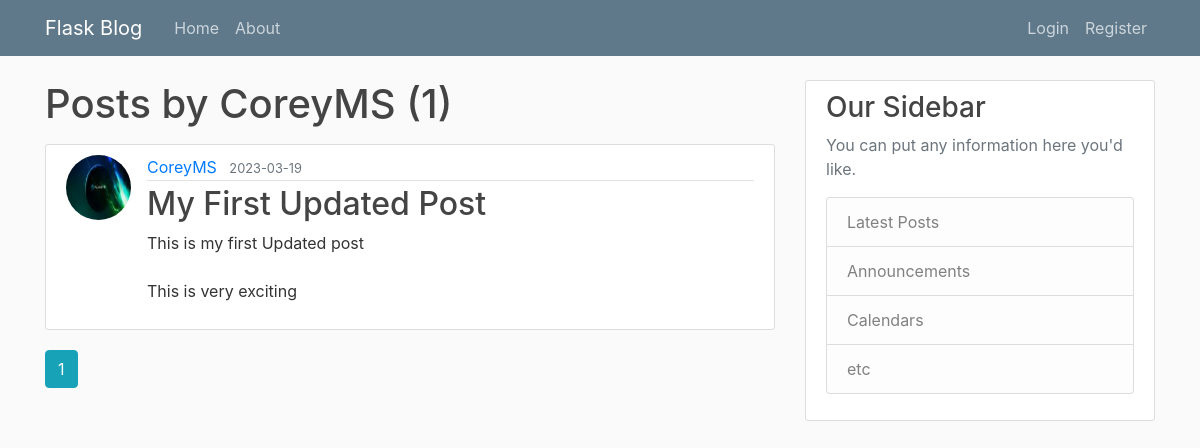
The page /user/CoreyMS on the database as committed earlier.
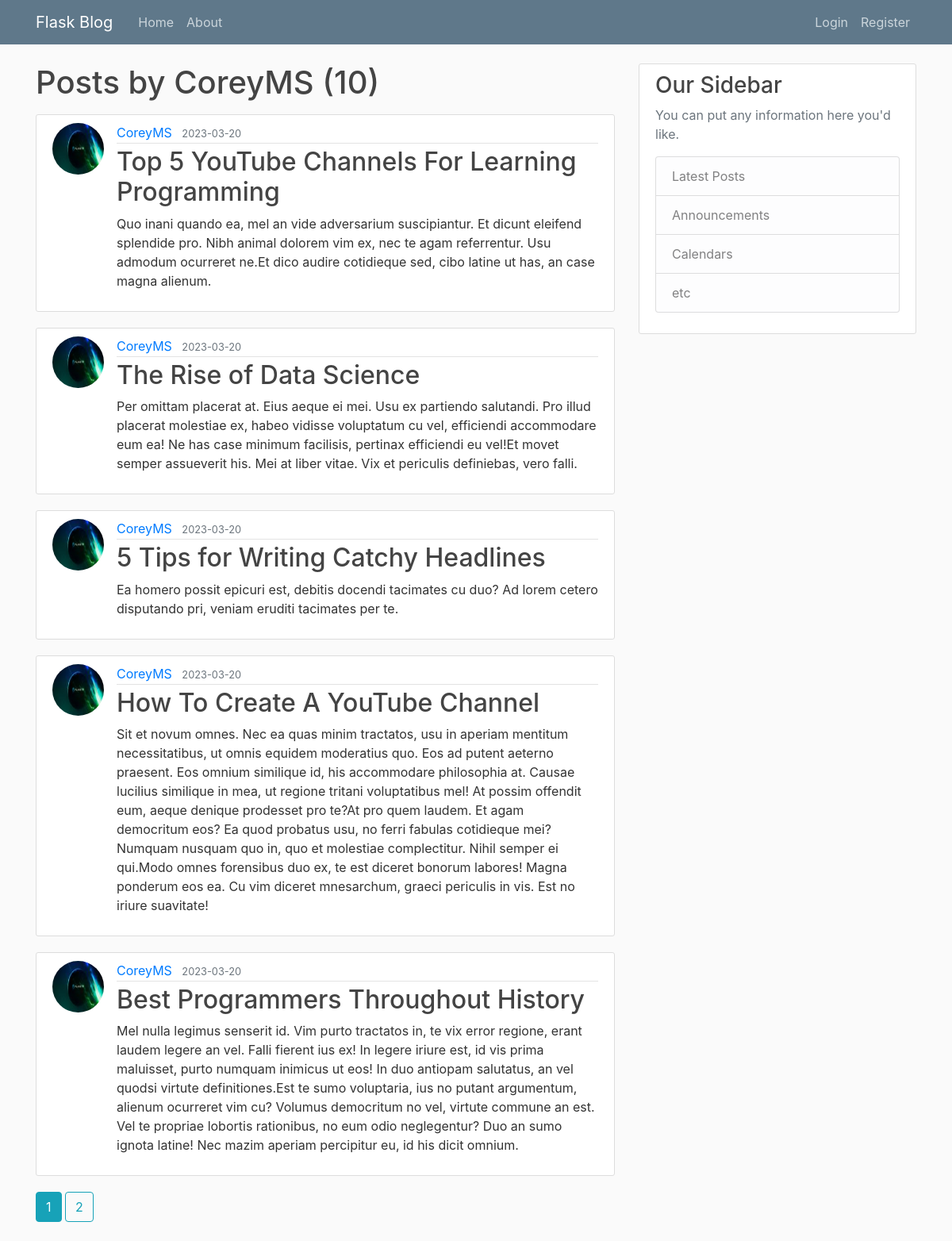
The same page on the database as committed later.
### flaskblog/models.py (models this page shows, shortened)
class User(db.Model, UserMixin):
    id = db.Column(db.Integer, primary_key=True)
    username = db.Column(db.String(20), unique=True, nullable=False)
    email = db.Column(db.String(120), unique=True, nullable=False)
    image_file = db.Column(db.String(20), nullable=False, default="default.jpg")
    password = db.Column(db.String(60), nullable=False)
    posts = db.relationship('Post', backref='author', lazy=True)

class Post(db.Model):
    id = db.Column(db.Integer, primary_key=True)
    title = db.Column(db.String(100), nullable=False)
    date_posted = db.Column(db.DateTime, nullable=False, default=datetime.utcnow)
    content = db.Column(db.Text, nullable=False)
    user_id = db.Column(db.Integer, db.ForeignKey('user.id'), nullable=False)

### flaskblog/routes.py (the view)
@app.route("/user/<string:username>")
def user_posts(username):
    page = request.args.get('page', 1, type=int)
    user = User.query.filter_by(username=username).first_or_404()
    posts = Post.query.filter_by(author=user).order_by(Post.date_posted.desc()).paginate(page=page, per_page=5 )
    return render_template("user_posts.html", posts=posts, user=user)

### flaskblog/templates/user_posts.html
{% extends "layout.html" %}
{% block content %}
    <h1 class="mb-3">Posts by {{ user.username }} ({{ posts.total}})</h1>
    {% for post in posts.items %}
    <article class="media content-section">
        <img class="rounded-circle article-img" src="{{ url_for('static', filename='profile_pics/' + post.author.image_file) }}">
        <div class="media-body">
          <div class="article-metadata">
            <a class="mr-2" href="{{ url_for('user_posts', username=post.author.username)}}">{{ post.author.username }}</a>
            <small class="text-muted">{{ post.date_posted.strftime('%Y-%m-%d') }}</small>
          </div>
          <h2><a class="article-title" href="{{ url_for('post', post_id=post.id) }}">{{ post.title }}</a></h2>
          <p class="article-content">{{ post.content }}</p>
        </div>
    </article>
    {% endfor %}
    {% for page_num in posts.iter_pages(left_edge=1, right_edge=1, left_current=1, right_current=2) %}
      {% if page_num %}
        {% if posts.page == page_num %}
          <a class="btn btn-info mb-4" href="{{ url_for('user_posts', username=user.username, page=page_num) }}">{{ page_num }}</a>
        {% else %}
          <a class="btn btn-outline-info mb-4" href="{{ url_for('user_posts', username=user.username, page=page_num) }}">{{ page_num }}</a>
        {% endif %}
      {% else %}
        ...
      {% endif %}
    {% endfor %}
{% endblock content %}

### flaskblog/templates/layout.html (shortened to what this page needs)
<!DOCTYPE html>
<html lang="en">
<head>
     <link rel="stylesheet" href="https://maxcdn.bootstrapcdn.com/bootstrap/4.0.0/css/bootstrap.min.css">
     <link rel="stylesheet" type="text/css" href="{{ url_for('static', filename='main.css')}}">
</head>
<body>
    <header class="site-header">
        <nav class="navbar navbar-expand-md navbar-dark bg-steel fixed-top">
          <div class="container">
            <a class="navbar-brand mr-4" href="/">Flask Blog</a>
            <div class="collapse navbar-collapse" id="navbarToggle">
              <div class="navbar-nav mr-auto">
                <a class="nav-item nav-link" href="{{ url_for('home')}} ">Home</a>
                <a class="nav-item nav-link" href="{{ url_for('about')}}">About</a>
              </div>
              <div class="navbar-nav">
                {% if current_user.is_authenticated %}
                <a class="nav-item nav-link" href="{{ url_for('new_post')}}">New Post</a>
                <a class="nav-item nav-link" href="{{ url_for('account')}}">Account</a>
                  <a class="nav-item nav-link" href="{{ url_for('logout')}}">Logout</a>
                {% else %}
                  <a class="nav-item nav-link" href="{{ url_for('login')}}">Login</a>
                  <a class="nav-item nav-link" href="{{ url_for('register')}}">Register</a>
                {% endif%}
              </div>
            </div>
          </div>
        </nav>
      </header>
    <main role="main" class="container">
        <div class="row">
            <div class="col-md-8">
            {% block content %}{% endblock %}
            </div>
            <div class="col-md-4">
            <div class="content-section">
                <h3>Our Sidebar</h3>
                <p class='text-muted'>You can put any information here you'd like.
                <ul class="list-group">
                    <li class="list-group-item list-group-item-light">Latest Posts</li>
                    <li class="list-group-item list-group-item-light">Announcements</li>
                    <li class="list-group-item list-group-item-light">Calendars</li>
                    <li class="list-group-item list-group-item-light">etc</li>
                </ul>
                </p>
            </div>
            </div>
        </div>
    </main>
</body>
</html>

### flaskblog/static/main.css (style rules this page uses)
body { background: #fafafa; color: #333333; margin-top: 5rem; }
h1, h2, h3, h4, h5, h6 { color: #444444; }
.bg-steel { background-color: #5f788a; }
.site-header .navbar-nav .nav-link { color: #cbd5db; }
.content-section { background: #ffffff; padding: 10px 20px; border: 1px solid #dddddd; border-radius: 3px; margin-bottom: 20px; }
.article-title { color: #444444; }
.article-content { white-space: pre-line; }
.article-img { height: 65px; width: 65px; margin-right: 16px; }
.article-metadata { padding-bottom: 1px; margin-bottom: 4px; border-bottom: 1px solid #e3e3e3 }

Rows that differ between the two databases and show on the page:
no longer on this page (row unchanged): Post: image_file (picture), author.username "CoreyMS", date_posted "2023-03-19", title "My First Updated Post", content "This is my first Updated post This is very exciting"
added Post: image_file (picture), author.username "CoreyMS", date_posted "2023-03-20", title "Top 5 YouTube Channels For Learning Programming", content "Quo inani quando ea, mel an vide adversarium suscipiantur. Et dicunt eleifend splendide pro. Nibh animal dolorem vim ex, nec te agam referrentur. Usu admodum ocurreret ne.Et dico audire cotidieque sed, cibo latine ut has, an case magna alienum."
added Post: image_file (picture), author.username "CoreyMS", date_posted "2023-03-20", title "The Rise of Data Science", content "Per omittam placerat at. Eius aeque ei mei. Usu ex partiendo salutandi. Pro illud placerat molestiae ex, habeo vidisse voluptatum cu vel, efficiendi accommodare eum ea! Ne has case minimum facilisis, pertinax efficiendi eu vel!Et movet semper assueverit his. Mei at liber vitae. Vix et periculis definiebas, vero falli."
added Post: image_file (picture), author.username "CoreyMS", date_posted "2023-03-20", title "5 Tips for Writing Catchy Headlines", content "Ea homero possit epicuri est, debitis docendi tacimates cu duo? Ad lorem cetero disputando pri, veniam eruditi tacimates per te."
added Post: image_file (picture), author.username "CoreyMS", date_posted "2023-03-20", title "How To Create A YouTube Channel", content "Sit et novum omnes. Nec ea quas minim tractatos, usu in aperiam mentitum necessitatibus, ut omnis equidem moderatius quo. Eos ad putent aeterno praesent. Eos omnium similique id, his accommodare philosophia at. Causae lucilius similique in mea, ut regione tritani voluptatibus mel! At possim offendit eum, aeque denique prodesset pro te?At pro quem laudem. Et agam democritum eos? Ea quod probatus usu, no ferri fabulas cotidieque mei? Numquam nusquam quo in, quo et molestiae complectitur. Nihil semper ei qui.Modo omnes forensibus duo ex, te est diceret bonorum labores! Magna ponderum eos ea. Cu vim diceret mnesarchum, graeci periculis in vis. Est no iriure suavitate!"
added Post: image_file (picture), author.username "CoreyMS", date_posted "2023-03-20", title "Best Programmers Throughout History", content "Mel nulla legimus senserit id. Vim purto tractatos in, te vix error regione, erant laudem legere an vel. Falli fierent ius ex! In legere iriure est, id vis prima maluisset, purto numquam inimicus ut eos! In duo antiopam salutatus, an vel quodsi virtute definitiones.Est te sumo voluptaria, ius no putant argumentum, alienum ocurreret vim cu? Volumus democritum no vel, virtute commune an est. Vel te propriae lobortis rationibus, no eum odio neglegentur? Duo an sumo ignota latine! Nec mazim aperiam percipitur eu, id his dicit omnium."
Other text that changed with them:
{{ posts.total }}: "1" → "10"
new list line: "2"
